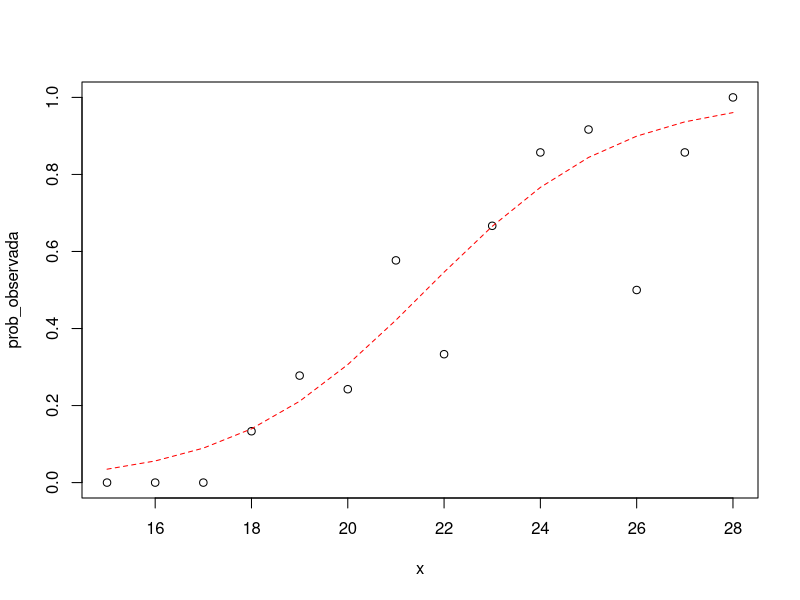

Write R code to recreate this figure.
## ---- chunk 1
d = read.csv("datos/MichelinNY.csv")
## ---- chunk 2
head(d)
## ---- chunk 3
(d1 = table(d$Food, d$InMichelin))
## ---- chunk 4
logLb = function(beta,y,x,m){
  # beta = [beta0 beta1]
  n = length(y)
  suma = 0
  for (i in 1:n){
    suma = suma + y[i]*(beta[1] + beta[2]*x[i]) - 
      m[i]*log(1 + exp(beta[1] + beta[2]*x[i])) +
      log(choose(m[i],y[i]))
  }
  return(suma)
}
## ---- chunk 5
y = d1[,2]
x = as.integer(row.names(d1))
m = d1[,1] + d1[,2]
## ---- chunk 6
beta = c(-12,1)
logLb(beta,y,x,m)
## ---- chunk 7
grad_logLb = function(beta,y,x,m){
  n = length(y)
  X = cbind(rep(1,n),x)
  y = matrix(y, nrow = n, ncol = 1)
  pi = matrix(0, nrow = n, ncol = 1)
  for (i in 1:n){
    pi[i,1] = m[i]*exp(beta[1] + beta[2]*x[i])/(1 + exp(beta[1] + beta[2]*x[i]))
  }
  grad = t(X) %*% (y - pi)
  return(grad)
}
## ---- chunk 8
beta = c(-12,1)
grad_logLb(beta, y, x, m)

## ---- chunk 9
hess_logLb = function(beta,x,m){
  n = length(x)
  X = cbind(rep(1,n),x)
  W = matrix(0, nrow = n, ncol = n)
  for (i in 1:n){
    pi = exp(beta[1] + beta[2]*x[i])/(1 + exp(beta[1] + beta[2]*x[i]))
    W[i,i] = m[i]*pi*(1-pi)
  }
  hess = -t(X) %*% W %*% X
  return(hess)
}
## ---- chunk 10
beta = c(-12,1)
hess_logLb(beta, x, m)
## ---- chunk 11
# fdHess calcula el gradiente y el hessiano numéricamente, 
# mediante diferencias finitas (para comprobar)
nlme::fdHess(beta,logLb, y, x , m)
## ---- chunk 12
logLb_optim = function(beta,y,x,m){
  logL = logLb(beta,y,x,m)
  return(-logL)
}
## ---- chunk 13
m1 = lm(y/m ~ x)
beta_i = coef(m1)
mle = optim(par = beta_i, fn = logLb_optim, y, x, m, gr = NULL, method = "BFGS", hessian = TRUE, control = list(trace=1, REPORT = 1, maxit = 100))
mle$par
## ---- chunk 14
y = cbind(d1[,2], d1[,1]) # la primera columna tiene que ser la de 1
x = as.integer(row.names(d1))
m2 = glm(y ~ x, family = binomial)
summary(m2)
## ---- chunk 15
prob_observada = d1[,2]/m
prob_estimada = exp(coef(m2)[1] + coef(m2)[2]*x)/(1+exp(coef(m2)[1] + coef(m2)[2]*x))
plot(x,prob_observada)
lines(x,prob_estimada, col = "red", lty = 2)
